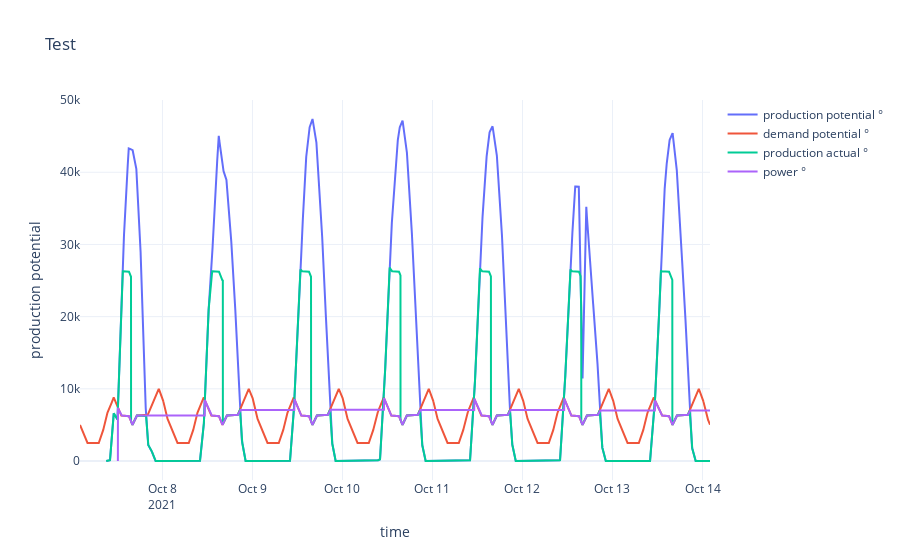

The notebook cell saved with this chart:
### Code cell
df = dataframeFromSensors(pPlantSensors)
fig = plotSensors(pPlantSensors, df, "Test")
fig.show()

### Figure 1 — Plotly figure (JSON) as saved in the notebook; plotly's stock layout.template omitted (floating-point values rounded to 4 significant figures; data arrays with more than 128 entries replaced by an {"elided": "..."} marker saying what was removed)
{"data": [{"name": "production potential °", "type": "scatter", "x": {"elided": "8827 str values"}, "y": {"elided": "8827 float values"}, "yaxis": "y"}, {"name": "demand potential °", "type": "scatter", "x": {"elided": "8827 str values"}, "y": {"elided": "8827 float values"}, "yaxis": "y"}, {"name": "production actual °", "type": "scatter", "x": {"elided": "8827 str values"}, "y": {"elided": "8827 float values"}, "yaxis": "y"}, {"name": "power °", "type": "scatter", "x": {"elided": "8827 str values"}, "y": {"elided": "8827 float values"}, "yaxis": "y"}], "layout": {"autosize": true, "title": {"text": "Test"}, "xaxis": {"autorange": true, "domain": [0, 1], "range": ["2021-10-07 02:01", "2021-10-14 02:00"], "title": {"text": "time"}, "type": "date"}, "yaxis": {"anchor": "free", "autorange": true, "range": [-2632.0, 50010.0], "title": {"text": "production potential"}, "type": "linear"}}}
